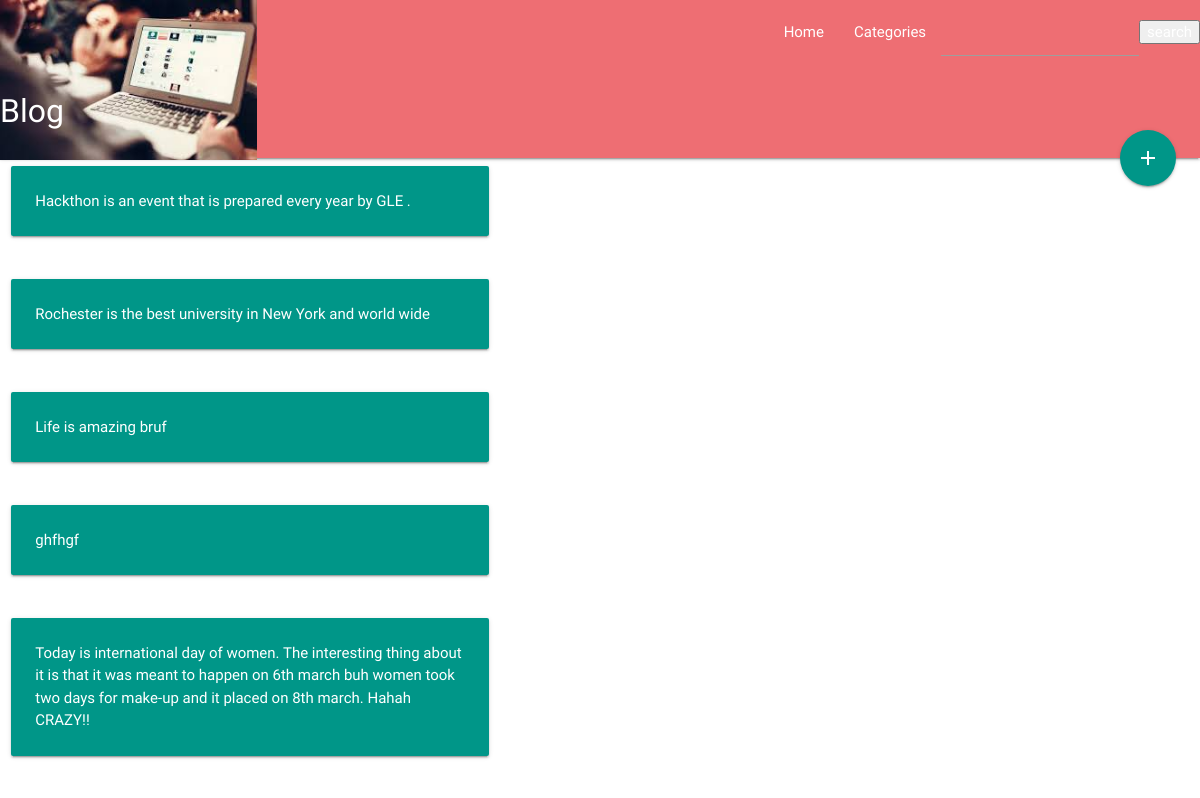
Page /article on the earlier database version.
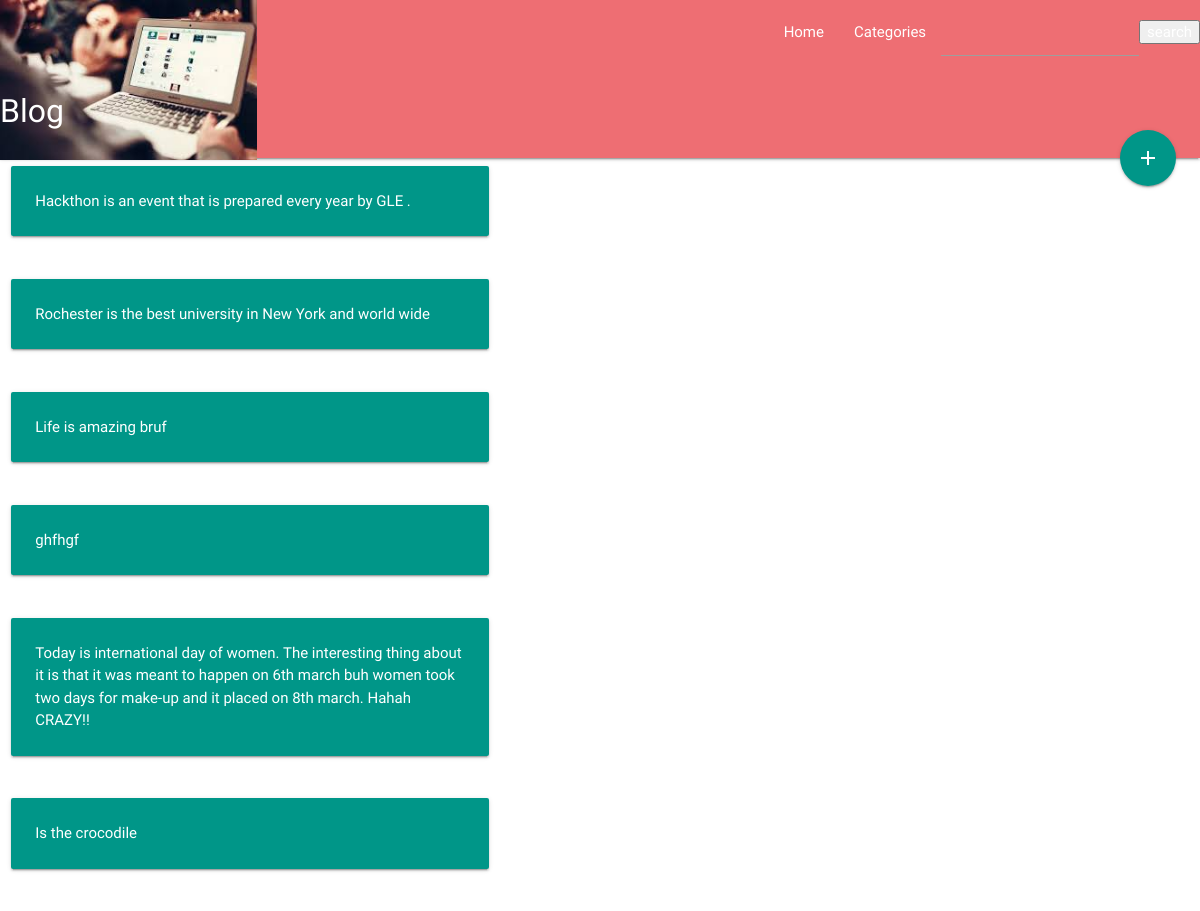
Same page on the later database version.
### blogger/models.py (models this page shows, shortened)
class article(models.Model):
	Title = models.CharField(max_length=200)
	Body = models.TextField()
	Date = models.DateTimeField()
	Dislikes = models.IntegerField(default=0)
	Likes = models.IntegerField(default=0)
	Nbr_views = models.IntegerField(default=0)
	images = models.ImageField()
	Author = models.CharField(max_length=100, default='Your name')

### blogger/views.py (the view)
# urls.py: url(r'^article$', views.fullpage),
def fullpage(request):
    results = {}
    results['items'] = article.objects.all()
    return render(request,'fullpage.html',results)

### blogger/templates/fullpage.html
{% extends 'base.html' %}
{% block content %}
<div id="card">
{% for bn in items %}
<div class="row">
      <div class="col s12 m5">
        <div class="card-panel teal">
          <span class="white-text"> {{ bn.Body}} </span>
        </div>
      </div>
    </div>
{% endfor %}
    </div>
{% endblock %}

### blogger/templates/base.html (shortened to what this page needs)
<!DOCTYPE html>
<html>
<head>
	{% load staticfiles %}
	<link rel="stylesheet" type="text/css" href="{% static 'css/materialize.css' %}" media="screen,projection">
</head>
<body>
 <form method="post" action="search">{% csrf_token %}
<nav class="nav-extended">
    <div class="nav-wrapper">
      <a href="" class="brand-logo"><img src="static/images/image.jpg" height="160px"></a>
      <ul class="right hide-on-med-and-down">
        <li><a href="home">Home</a></li>
        <li><a href="" class="dropdown-button" data-activates="dropdown1">Categories</a></li>
        <li><input type="text" name="search"></i></li>
        <input type="submit" name="" value="search">
      </ul>
    </div>
    <div class="nav-content">
      <span class="nav-title">Blog</span>
      <a class="btn-floating btn-large halfway-fab waves-effect waves-light teal" href="create">
        <i class="material-icons">add</i>
      </a>
    </div>
  </nav>
   </form>
{% block content%}
{% endblock %}
</body>
</html>

### blogger/templates/base.html (style rules this page uses)
#card { height: 1000px; width: 100%; }

Differences in the rows shown:
added article: Body "Is the crocodile"
